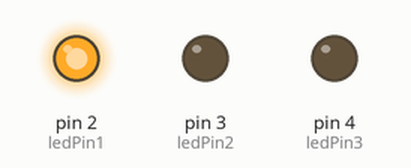
The sketch below on a simulated Arduino Uno, built with avr-gcc and run on an emulated ATmega328P. On the bench: output pins drawn as LEDs (lit = HIGH).

Above: at 0.05 s.
At 0.75 s:
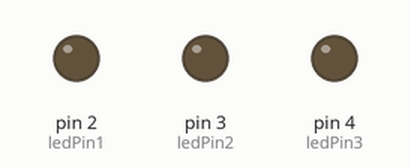
At 1.45 s:
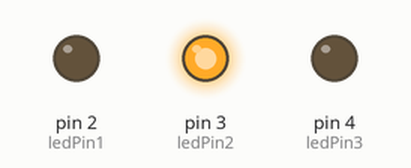
At 2.85 s:
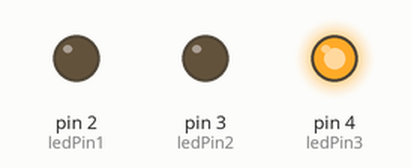
Timing chart, 0 to 3.1 s (numbered marks = the images above):
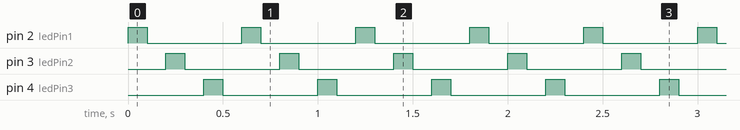

Measured:
- by itself, pin 2 (ledPin1), pin 3 (ledPin2), pin 4 (ledPin3): alternates HIGH for 0.10 s and LOW for 0.50 s

The sketch:

Gr.10_Computer_Engineering_traffic_light.ino
```cpp
int ledPin1=2;
int ledPin2=3;
int ledPin3 = 4;
void setup(){
  pinMode(ledPin1,OUTPUT);
  pinMode(ledPin2,OUTPUT);
  pinMode(ledPin3,OUTPUT);
}
void loop(){
  digitalWrite(ledPin1,HIGH);
  delay(100);
  digitalWrite(ledPin1,LOW);
  delay(100);
  digitalWrite(ledPin2,HIGH);
  delay(100);
  digitalWrite(ledPin2,LOW);
  delay(100);
  digitalWrite(ledPin3,HIGH);
  delay(100);
  digitalWrite(ledPin3,LOW);
  delay(100);
}
```
